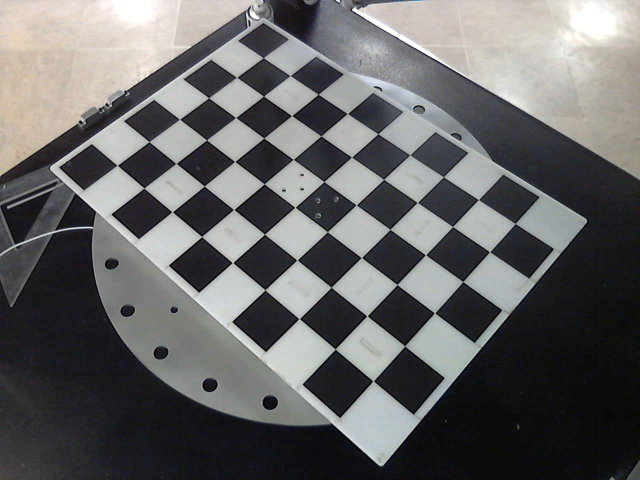
#> input picture Calibration/assets/WIN_20210527_15_21_12_Pro.jpg, 1280 x 960 px, given in place of frame1.jpg, which was not available (shown at 1/2 size)
$ python test.py
#> lines starting #> are read from the running program, lines starting #| are printed output that depends on the picture; pictures that were not available may be replaced by others from this repository, and a replacement may not be noted
import os
import pickle
import cv2 as cv
import numpy as np
import Calibration.calibration as clb

# [19 lines of commented-out code are left out]


if __name__ == "__main__":
    img = cv.imread('samples/frame1.jpg')
#> img is the input picture: shape (960, 1280, 3); mean B, G, R 101.2, 101.1, 101.4
    # img = cv.resize(img, None, fx=1.5, fy=1.5)
    rows, cols = img.shape[:2]
#> rows = 960; cols = 1280
    # print(rows, cols)

    src = np.float32([[223, 305], [482, 66], [763, 310], [491, 561]])
    dst = np.float32([[255, 360], [479, 85], [705, 360], [479, 585]])

    mat = cv.getPerspectiveTransform(src, dst)
    img = cv.warpPerspective(img, mat, (cols, rows))
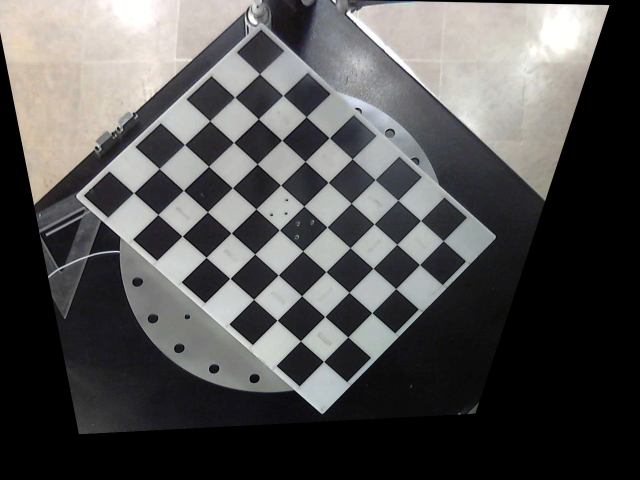
#> img: shape (960, 1280, 3) (shown at 1/2 size); mean B, G, R 81.7, 82.2, 83

    pickle.dump(mat, open('calibration/prespective_matrix.pickle', 'wb'))
    # mat = pickle.load(open('calibration/prespective_matrix.pickle', 'rb'))
    img = cv.warpPerspective(img, mat, (cols, rows))
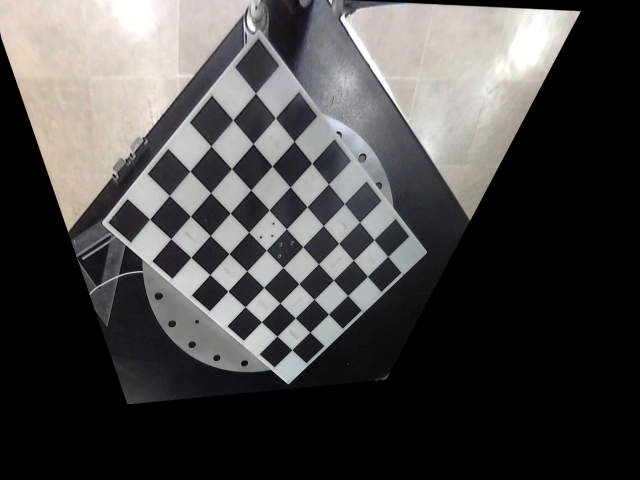
#> img: shape (960, 1280, 3) (shown at 1/2 size); mean B, G, R 71, 71.8, 73.1

    cv.imwrite('hello1.jpg', img)
    cv.imshow('', img)
    cv.waitKey()

$ run again, on Calibration/assets/WIN_20210527_15_21_58_Pro.jpg
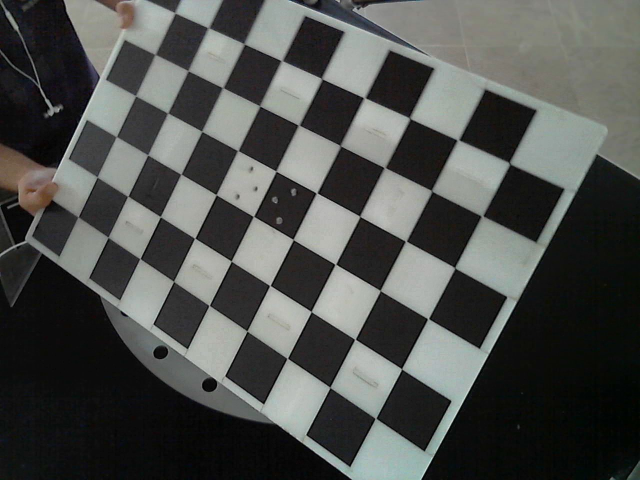
#> input picture Calibration/assets/WIN_20210527_15_21_58_Pro.jpg, 1280 x 960 px, given in place of frame1.jpg, which was not available (shown at 1/2 size)
#> img is the input picture: shape (960, 1280, 3); mean B, G, R 77.1, 79.8, 77.7
#> `img = cv.warpPerspective(img, mat, (cols, rows))`:
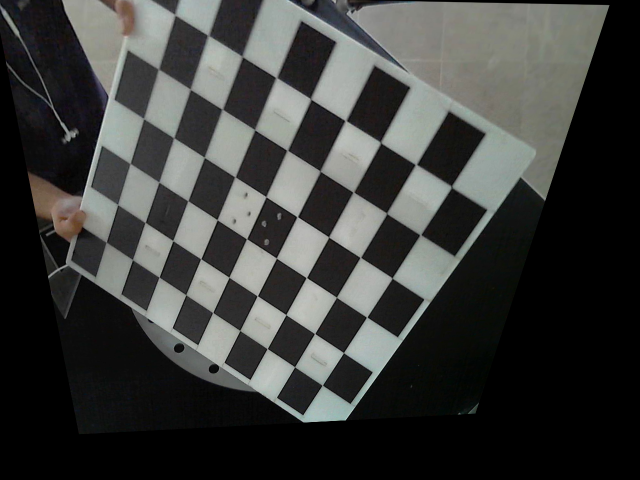
#> img: shape (960, 1280, 3) (shown at 1/2 size); mean B, G, R 58.9, 60.9, 59.7
#> `img = cv.warpPerspective(img, mat, (cols, rows))`:
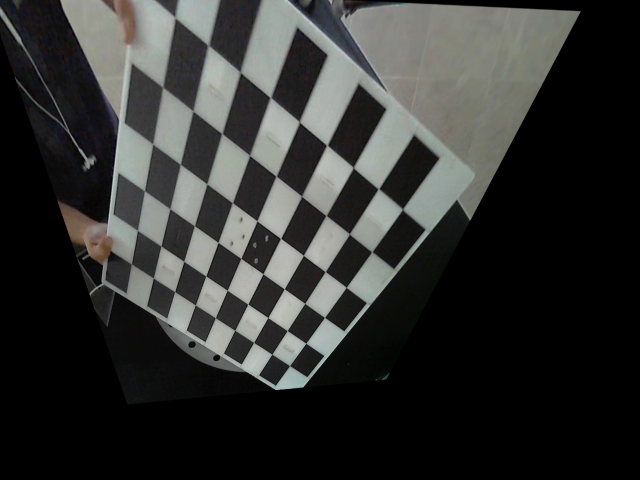
#> img: shape (960, 1280, 3) (shown at 1/2 size); mean B, G, R 48.6, 50.2, 49.3

$ run again, on Calibration/assets/WIN_20210527_15_21_59_Pro (2).jpg
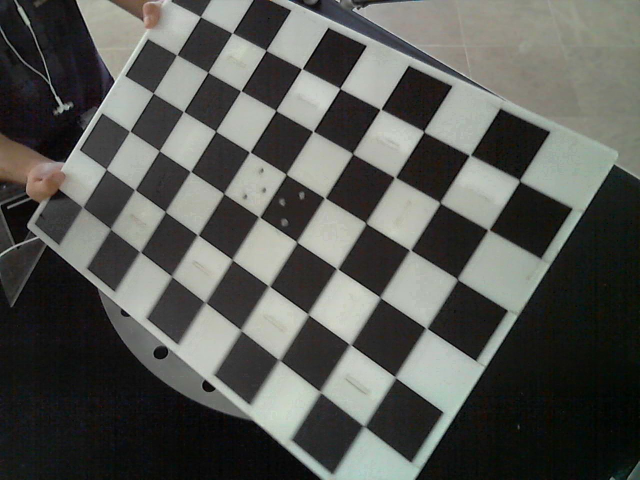
#> input picture Calibration/assets/WIN_20210527_15_21_59_Pro (2).jpg, 1280 x 960 px, given in place of frame1.jpg, which was not available (shown at 1/2 size)
#> img is the input picture: shape (960, 1280, 3); mean B, G, R 84, 88.3, 86.9
#> `img = cv.warpPerspective(img, mat, (cols, rows))`:
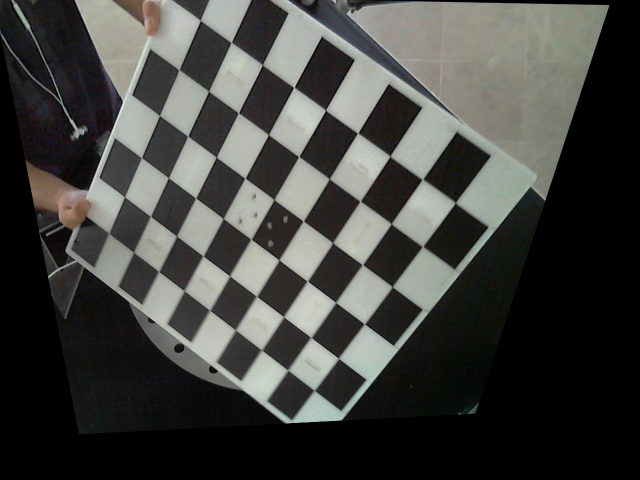
#> img: shape (960, 1280, 3) (shown at 1/2 size); mean B, G, R 63.5, 66.6, 66.1
#> `img = cv.warpPerspective(img, mat, (cols, rows))`:
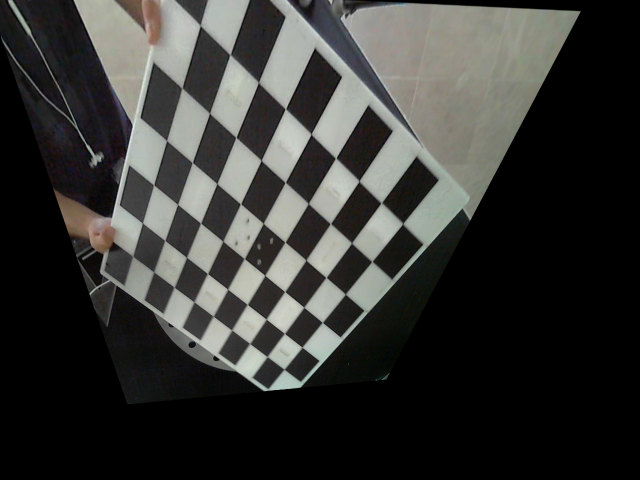
#> img: shape (960, 1280, 3) (shown at 1/2 size); mean B, G, R 52, 54.4, 54.2
